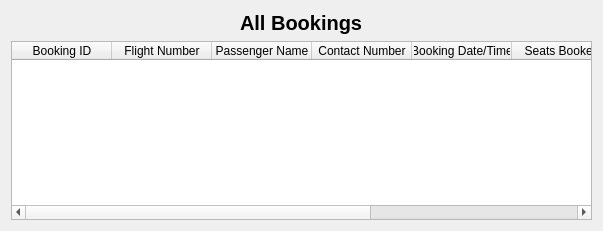
<?xml version="1.0" encoding="UTF-8"?>
<ui version="4.0">
 <class>ViewBookingsView</class>
 <widget class="QWidget" name="ViewBookingsView">
  <property name="geometry">
   <rect>
    <x>0</x>
    <y>0</y>
    <width>603</width>
    <height>231</height>
   </rect>
  </property>
  <property name="windowTitle">
   <string>View Bookings</string>
  </property>
  <layout class="QVBoxLayout" name="verticalLayout">
   <item alignment="Qt::AlignmentFlag::AlignHCenter">
    <widget class="QLabel" name="titleLabel">
     <property name="styleSheet">
      <string notr="true">font-size: 20px; font-weight: bold; color: black;</string>
     </property>
     <property name="text">
      <string>All Bookings</string>
     </property>
    </widget>
   </item>
   <item>
    <widget class="QTableWidget" name="bookingsTableWidget">
     <column>
      <property name="text">
       <string>Booking ID</string>
      </property>
     </column>
     <column>
      <property name="text">
       <string>Flight Number</string>
      </property>
     </column>
     <column>
      <property name="text">
       <string>Passenger Name</string>
      </property>
     </column>
     <column>
      <property name="text">
       <string>Contact Number</string>
      </property>
     </column>
     <column>
      <property name="text">
       <string>Booking Date/Time</string>
      </property>
     </column>
     <column>
      <property name="text">
       <string>Seats Booked</string>
      </property>
     </column>
     <column>
      <property name="text">
       <string>Total Fare</string>
      </property>
     </column>
     <column>
      <property name="text">
       <string>Status</string>
      </property>
     </column>
    </widget>
   </item>
  </layout>
 </widget>
 <resources/>
 <connections/>
</ui>
